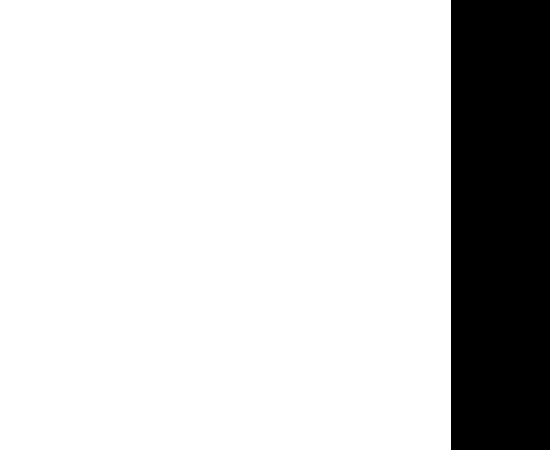
Frame 1 (no input)
Frame 60 (the mouse pressed at the canvas centre just before this capture): identical to frame 1, image omitted
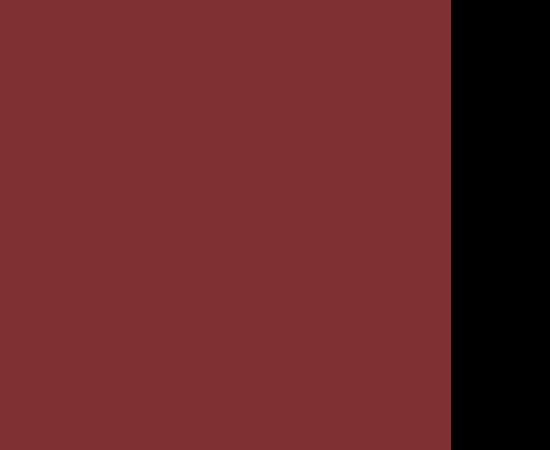
Frame 120 (the mouse held since frame 60 and released just before this capture)

The Processing sketch that drew these frames (run headless with seeded random() and noise(); from frame 60 on, the mouse is pressed at the canvas centre):

// Processing sketch: processing_89915
// ── processing_89915.pde

public static final int dim = 450;
public static final int area = 100;
public static final int safety = 30;

void setup() {
  //variable size in some Ps flavors is forbidden
  //size(dim + area,dim);
  size(550, 450);
  frameRate(30);
  background(0);
}

int xAnt, yAnt, zAnt;

void draw() {
  int x = xAnt;
  int y = yAnt;
  int z = zAnt;
  if (mouseX < dim) {
    x = mouseX;
    y = dim - mouseY;
    
    xAnt = x;
    yAnt = y;
  }
  else if (mouseX > (dim + safety)) {
    z = mouseY;
    zAnt = z;
  }
    
  noStroke();
  colorMode(HSB, dim);
  stroke(z, x, y);
  fill(z, x, y);
  rect(0,0,dim,dim);
}
